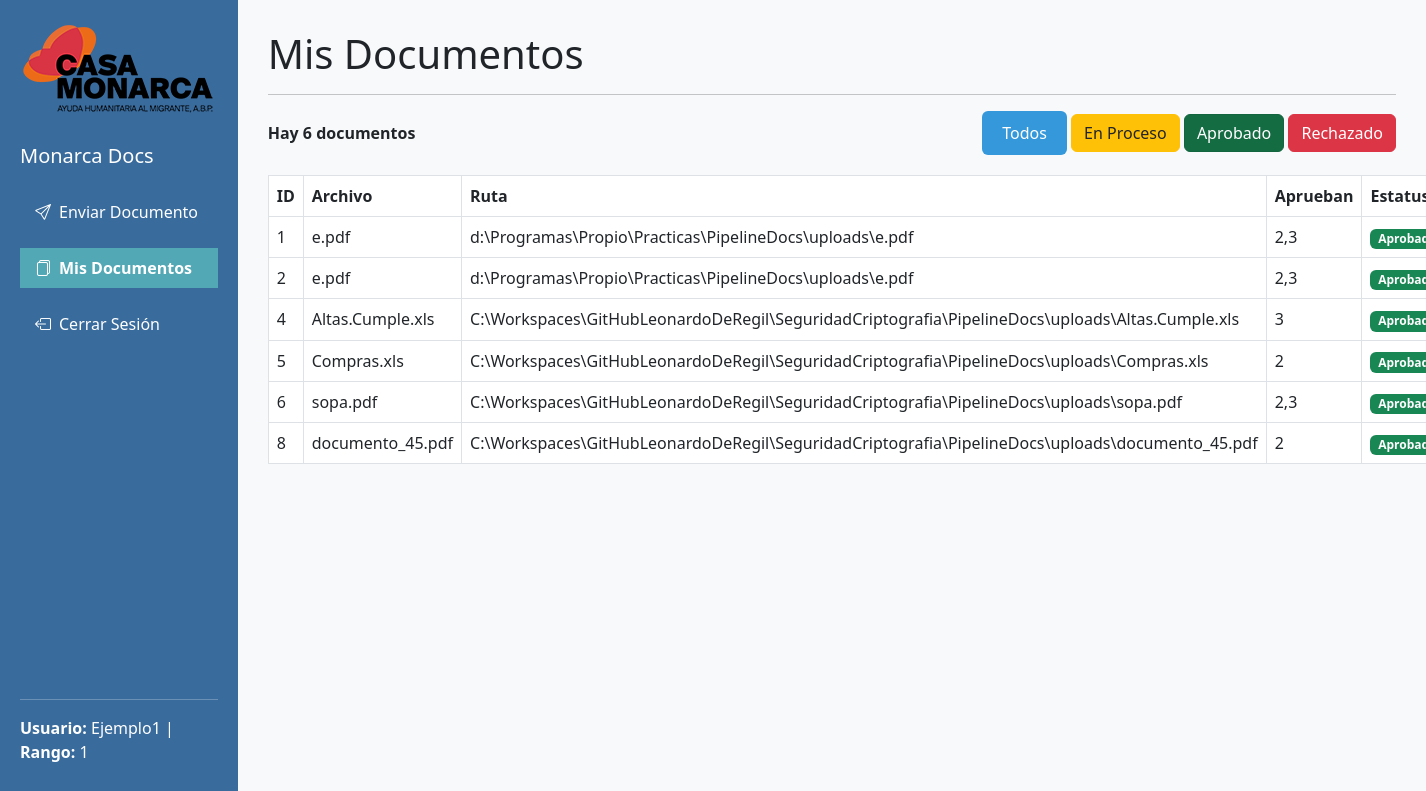
Screenshot of /mis_documentos?estatus=aprobado (signed in) with the database file from the repository.
### app.py (models this page shows)
class User(db.Model):
    id = db.Column(db.Integer, primary_key=True)
    username = db.Column(db.String(80), unique=True)
    password = db.Column(db.String(200))  # deja espacio para el hash
    rank = db.Column(db.Integer)

class Document(db.Model):
    id = db.Column(db.Integer, primary_key=True)
    filename = db.Column(db.String(255))
    filepath = db.Column(db.String(255))
    sender_id = db.Column(db.Integer)
    current_approver = db.Column(db.Integer)
    status = db.Column(db.String(20))  # pending, approved, rejected
    approvers = db.Column(db.String(255))  # IDs separados por comas

### app.py (the view)
@app.route("/mis_documentos", methods=["GET"])
@login_required
def mis_documentos():
    user = User.query.get(session["user_id"])
    estatus = request.args.get(
        "estatus", "todos"
    )  # Obtener el estatus de los parámetros de consulta
    query = Document.query.filter_by(sender_id=session["user_id"])  # Filtrar por usuario actual
    if estatus == "enproceso":
        query = query.filter_by(status="pending")
    elif estatus == "aprobado":
        query = query.filter_by(status="approved")
    elif estatus == "rechazado":
        query = query.filter_by(status="rejected")
    documentos = query.all()  # Filtrar los documentos según el estatus
    return render_template("mis_documentos.html", user=user, documentos=documentos)

### app.py (called while the page is built)
def login_required(f):
    @wraps(f)
    def decorated(*args, **kwargs):
        if "user_id" not in session:
            return redirect(url_for("login"))
        return f(*args, **kwargs)
    return decorated

### templates/mis_documentos.html (shortened to what this page needs)
<!DOCTYPE html>
<html lang="es">
<head>
    <link href="https://cdn.jsdelivr.net/npm/bootstrap@5.3.0/dist/css/bootstrap.min.css" rel="stylesheet">
    <link rel="stylesheet" href="https://cdn.jsdelivr.net/npm/bootstrap-icons@1.10.0/font/bootstrap-icons.css">
    <link rel="stylesheet" type="text/css" href="{{ url_for('static', filename='style.css') }}">
</head>
<body>
    <div class="container-fluid">
        <div class="row">
            <div class="col-md-3 col-lg-2 sidebar d-flex flex-column" style="height: 100vh;">
                <a href="/dashboard"><img src="{{ url_for('static', filename='Logo-Monarca-Home.png') }}" alt="Logo"
                        class="logo mb-4"></a>
                <h5 class="mb-4"><a href="/dashboard" class="link-dashboard">Monarca Docs</a></h5>
                <nav class="nav flex-column">
                    <ul class="navbar-nav">
                        <li class="nav-item">
                            <a href="/enviar_documento" class="nav-link text-white mb-3">
                                <i class="bi bi-send me-2"></i>Enviar Documento
                            </a>
                        </li>
                        <li class="nav-item">
                            <a href="/mis_documentos" class="nav-link active mb-3">
                                <i class="bi bi-files me-2"></i>Mis Documentos
                            </a>
                        </li>
                        <li class="nav-item">
                            <a href="/logout" class="nav-link text-white">
                                <i class="bi bi-box-arrow-left me-2"></i>Cerrar Sesión
                            </a>
                        </li>
                    </ul>
                </nav>
                <div class="mt-auto text-white">
                    <hr>
                    <p>
                        <strong>Usuario:</strong> {{ user.username }}
                        |
                        <strong>Rango:</strong> {{ user.rank }}
                    </p>
                </div>
            </div>
            <div class="col-md-9 col-lg-10 main-content">
                <h1>Mis Documentos</h1>
                <hr>
                <div class="d-flex justify-content-between align-items-center mb-3">
                    <div>
                        <strong>Hay {{ documentos|length }} documentos</strong>
                    </div>
                    <div class="text-end">
                        <a href="/mis_documentos?estatus=todos"
                            class="btn btn-primary {% if request.args.get('estatus') == 'todos' or not request.args.get('estatus') %}active{% endif %}">Todos</a>
                        <a href="/mis_documentos?estatus=enproceso"
                            class="btn btn-warning text-dark {% if request.args.get('estatus') == 'enproceso' %}active{% endif %}">En
                            Proceso</a>
                        <a href="/mis_documentos?estatus=aprobado"
                            class="btn btn-success {% if request.args.get('estatus') == 'aprobado' %}active{% endif %}">Aprobado</a>
                        <a href="/mis_documentos?estatus=rechazado"
                            class="btn btn-danger {% if request.args.get('estatus') == 'rechazado' %}active{% endif %}">Rechazado</a>
                    </div>
                </div>
                {% if documentos %}
                <table class="table table-hover table-bordered tabla-documentos">
                    <thead>
                        <tr>
                            <th>ID</th>
                            <th>Archivo</th>
                            <th>Ruta</th>
                            <th>Aprueban</th>
                            <th>Estatus</th>
                        </tr>
                    </thead>
                    {% for documento in documentos %}
                    <tr>
                        <td>{{ documento.id }}</td>
                        <td>{{ documento.filename }}</td>
                        <td>{{ documento.filepath }}</td>
                        <td>{{ documento.approvers }}</td>
                        <td>
                            {% if documento.status == "approved" %}
                            <span class="badge bg-success">Aprobado</span>
                            {% elif documento.status == "pending" %}
                            <span class="badge bg-warning text-dark">En Proceso</span>
                            {% elif documento.status == "rejected" %}
                            <span class="badge bg-danger">Rechazado</span>
                            {% endif %}
                        </td>
                    </tr>
                    {% endfor %}
                </table>
                {% else %}
                <p class="mt-4">No hay documentos disponibles.</p>
                {% endif %}
            </div>
        </div>
    </div>
</body>
</html>

### static/style.css (style rules this page uses)
:root { --main-color: #396b9c; --accent-color: #3498db; }
body { background: linear-gradient(135deg, #f8f9fa 0%, #e9ecef 100%); min-height: 100vh; display: flex; align-items: center; }
.sidebar { background: var(--main-color); min-height: 100vh; color: white; padding: 20px; }
.main-content { background: #f8f9fa; min-height: 100vh; padding: 30px; }
.btn-primary { background-color: var(--accent-color); border: none; padding: 10px 20px; }
.link-dashboard { color: white; text-decoration: none; }
.tabla-documentos { margin-top: 20px; }
.nav-link { padding-left: 15px; }
.nav-link.active { color: white !important; font-weight: bold; padding-left: 15px; background-color: #53a8b6; }

### rows the page displays
User: username "Ejemplo1", rank "1"
Document: id "1", filename "e.pdf", filepath "d:\\Programas\\Propio\\Practicas\\PipelineDocs\\uploads\\e.pdf", approvers "2,3", status "Aprobado"
Document: id "2", filename "e.pdf", filepath "d:\\Programas\\Propio\\Practicas\\PipelineDocs\\uploads\\e.pdf", approvers "2,3", status "Aprobado"
Document: id "4", filename "Altas.Cumple.xls", filepath "C:\\Workspaces\\GitHubLeonardoDeRegil\\SeguridadCriptografia\\PipelineDocs\\uploads\\Altas.Cumple.xls", approvers "3", status "Aprobado"
Document: id "5", filename "Compras.xls", filepath "C:\\Workspaces\\GitHubLeonardoDeRegil\\SeguridadCriptografia\\PipelineDocs\\uploads\\Compras.xls", approvers "2", status "Aprobado"
Document: id "6", filename "sopa.pdf", filepath "C:\\Workspaces\\GitHubLeonardoDeRegil\\SeguridadCriptografia\\PipelineDocs\\uploads\\sopa.pdf", approvers "2,3", status "Aprobado"
Document: id "8", filename "documento_45.pdf", filepath "C:\\Workspaces\\GitHubLeonardoDeRegil\\SeguridadCriptografia\\PipelineDocs\\uploads\\documento_45.pdf", approvers "2", status "Aprobado"

### other values shown
{{ documentos|length }} "6"
